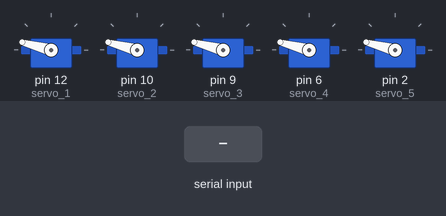
The sketch below on a simulated Arduino Uno, built with avr-gcc and run on an emulated ATmega328P. Shown: 5 × servo. Inputs (shaded band) come from the test bench.

Above: at 6.7 s.
6.8 s: "1" received over Serial
At 7.3 s:
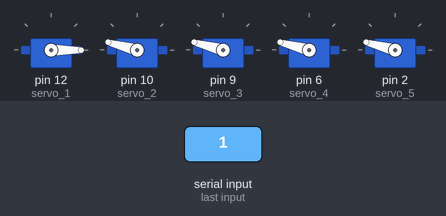
8.3 s: "3" received over Serial
At 9.5 s:
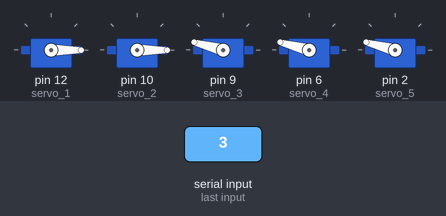
9.8 s: "2" received over Serial
At 10.7 s:
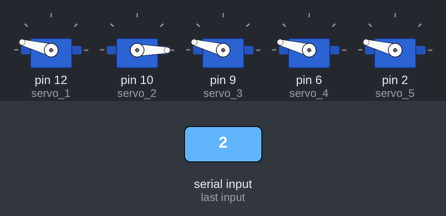
11.3 s: "5" received over Serial
At 11.9 s:
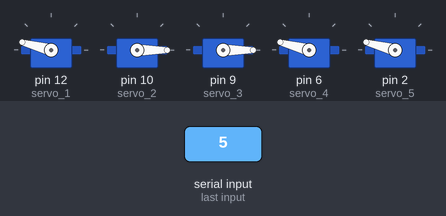
12.8 s: "4" received over Serial
At 14.0 s:
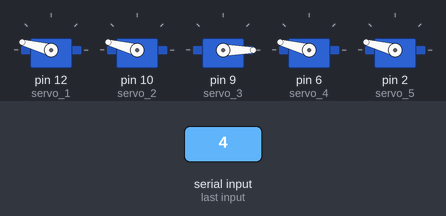
14.3 s: "7" received over Serial
At 15.4 s:
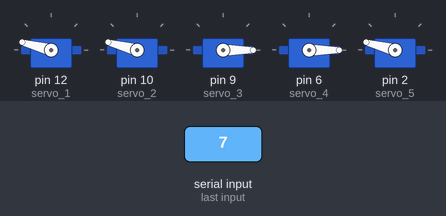
Timing chart, 0 to 16.8 s (numbered marks = the images above; inputs shaded):
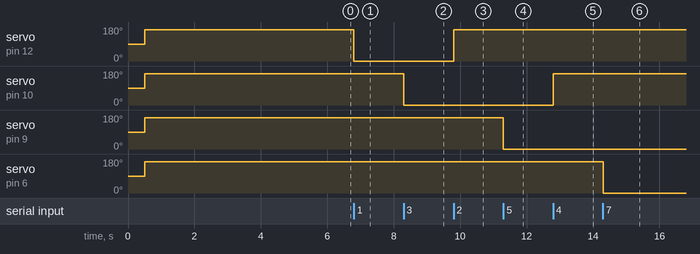

The sketch:

handino_serial_motion.ino
```cpp
#include<Servo.h>
Servo servo_1;
Servo servo_2;
Servo servo_3;
Servo servo_4;
Servo servo_5;


void setup() {
  Serial.begin(9600);
  servo_1.attach(12);
  servo_2.attach(10);
  servo_3.attach(9);
  servo_4.attach(6);
  servo_5.attach(2);
  delay(500);
  servo_1.write(165);
  servo_2.write(165);
  servo_3.write(165);
  servo_4.write(165);
  servo_5.write(165);
  delay(5000);
}

void loop() {
  while (Serial.available() > 0) {
    char data = Serial.read();
    if (data == '1') {
     servo_1.write(0);
    }
    if (data == '2') {
     servo_1.write(165);
    }
     if (data == '3') {
      servo_2.write(0);
    }
    if (data == '4') {
     servo_2.write(165);
    }
    if (data == '5') {
      servo_3.write(0);
    }
     if (data == '6') {
      servo_3.write(165);
    }
    if (data == '7') {
     servo_4.write(0);
    }
    if (data == '8') {
      servo_4.write(165);
    }
     if (data == '9') {
      servo_5.write(0);
    }
    if (data == '0') {
     servo_5.write(165);
    }
  }
}
```

Measured:
- after the input at 6.8 s, servo on pin 12 (servo_1): 165° → 0° at once
- after the input at 8.3 s, servo on pin 10 (servo_2): 165° → 0° at once
- after the input at 9.8 s, servo on pin 12 (servo_1): 0° → 165° at once
- after the input at 11.3 s, servo on pin 9 (servo_3): 165° → 0° at once
- after the input at 12.8 s, servo on pin 10 (servo_2): 0° → 165° at once
- after the input at 14.3 s, servo on pin 6 (servo_4): 165° → 0° at once
